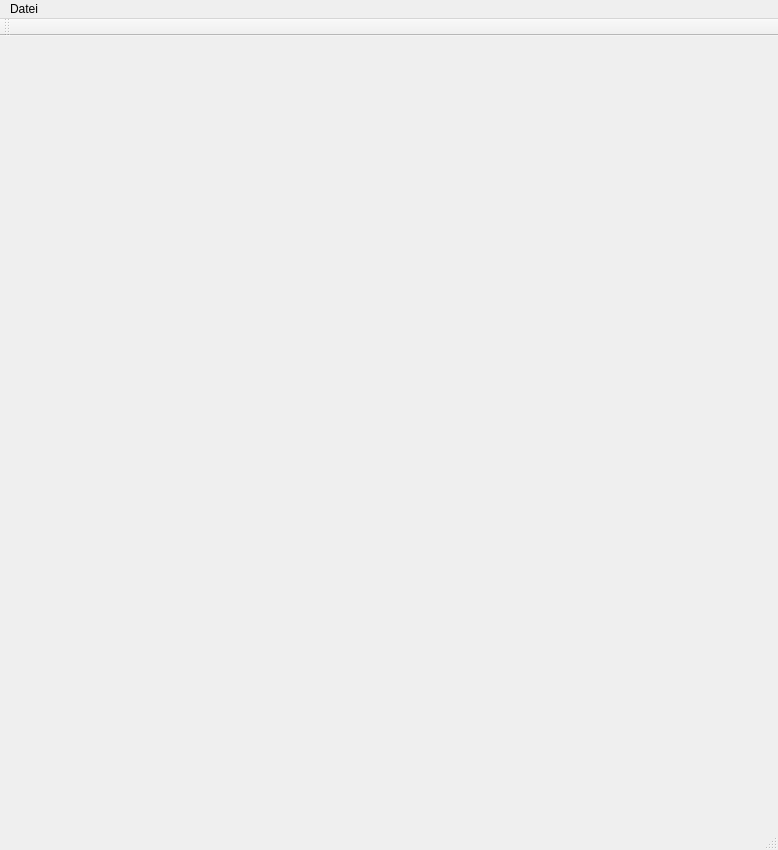
<?xml version="1.0" encoding="UTF-8"?>
<ui version="4.0">
 <class>MainWindow</class>
 <widget class="QMainWindow" name="MainWindow">
  <property name="geometry">
   <rect>
    <x>0</x>
    <y>0</y>
    <width>778</width>
    <height>850</height>
   </rect>
  </property>
  <property name="minimumSize">
   <size>
    <width>0</width>
    <height>200</height>
   </size>
  </property>
  <property name="windowTitle">
   <string>MainWindow</string>
  </property>
  <widget class="QWidget" name="centralWidget">
   <layout class="QGridLayout" name="gridLayout">
    <item row="0" column="0">
     <layout class="QHBoxLayout" name="horizontalLayout">
      <property name="sizeConstraint">
       <enum>QLayout::SetMaximumSize</enum>
      </property>
     </layout>
    </item>
   </layout>
  </widget>
  <widget class="QMenuBar" name="menuBar">
   <property name="geometry">
    <rect>
     <x>0</x>
     <y>0</y>
     <width>778</width>
     <height>25</height>
    </rect>
   </property>
   <widget class="QMenu" name="menuDatei">
    <property name="title">
     <string>Datei</string>
    </property>
    <addaction name="actionGenerate"/>
    <addaction name="actionS_ave_As"/>
   </widget>
   <addaction name="menuDatei"/>
  </widget>
  <widget class="QToolBar" name="mainToolBar">
   <attribute name="toolBarArea">
    <enum>TopToolBarArea</enum>
   </attribute>
   <attribute name="toolBarBreak">
    <bool>false</bool>
   </attribute>
  </widget>
  <widget class="QStatusBar" name="statusBar"/>
  <action name="actionGenerate">
   <property name="text">
    <string>Generate</string>
   </property>
  </action>
  <action name="actionS_ave_As">
   <property name="text">
    <string>S&amp;ave As</string>
   </property>
  </action>
 </widget>
 <layoutdefault spacing="6" margin="11"/>
 <resources/>
 <connections/>
</ui>
